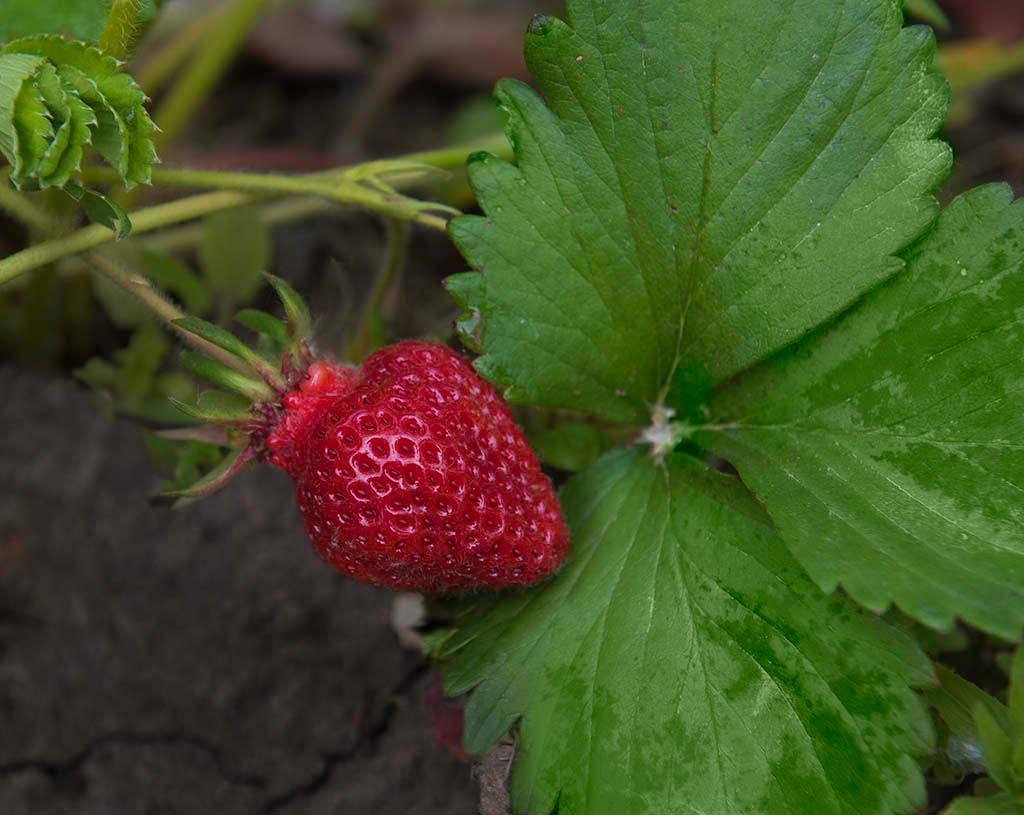
#> input picture computer-vision/red_images/strawberry.jpg, 1024 x 815 px
$ python basic_red_detection.py   (older library calls are emulated)
#> lines starting #> are read from the running program, lines starting #| are printed output that depends on the picture; after the words box and inside, x2 and y2 are one past the last pixel; in counts of white or black regions, pixels touching at a corner belong together
#> further down, image is the input picture: shape (815, 1024, 3); mean B, G, R 37.3, 79.6, 67.4
import cv2
import numpy as np

image_name = 'strawberry.jpg'

green = (0, 255, 0)


def overlay_mask(mask, image):
    #make the mask rgb
    rgb_mask = cv2.cvtColor(mask, cv2.COLOR_GRAY2RGB)

    img = cv2.addWeighted(rgb_mask, 0.5, image, 0.5, 0)
    return img


def find_biggest_contour(image):
    #get the contours
    image, contours, _ = cv2.findContours(image.copy(), cv2.RETR_LIST,
                                          cv2.CHAIN_APPROX_SIMPLE)

    #isolating the largest contour
    contour_sizes = [(cv2.contourArea(contour), contour)
                     for contour in contours]
    biggest_contour = max(contour_sizes, key=lambda x: x[0])[1]

    mask = np.zeros(image.shape, np.uint8)
    cv2.drawContours(mask, [biggest_contour], -1, 255, -1)

    return biggest_contour, mask


def find_obj(image):
    image = cv2.cvtColor(image, cv2.COLOR_BGR2RGB)

    #scale image
    max_dimension = max(image.shape)
#> max_dimension = 1024
    scale = 700 / max_dimension
#> scale = 0.684
    image = cv2.resize(image, None, fx=scale, fy=scale)
#> image: shape (557, 700, 3)

    #clean the image
    image_blur = cv2.GaussianBlur(image, (7, 7), 0)
    image_blur_hsv = cv2.cvtColor(image_blur, cv2.COLOR_RGB2HSV)
#> image_blur_hsv: shape (557, 700, 3); mean H, S, V 46.9, 138.8, 88.9

    #thresholding
    #color
    min_red1 = np.array([0, 100, 80])
    max_red1 = np.array([10, 256, 256])
    mask1 = cv2.inRange(image_blur_hsv, min_red1, max_red1)
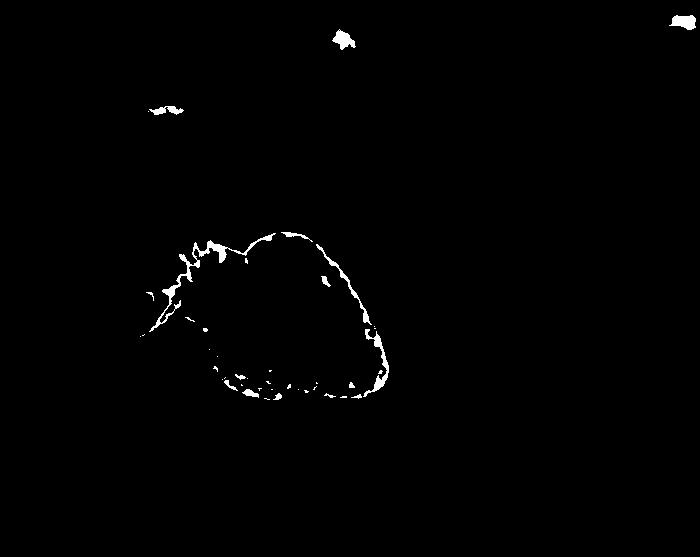
#> mask1: shape (557, 700); 0.75% white; 43 white regions (27 under 20 px), largest, box (x1, y1, x2, y2) and area: (149, 233, 276, 332) 922, (363, 329, 389, 397) 395, (316, 244, 372, 325) 307

    #brightness
    min_red2 = np.array([170, 100, 80])
    max_red2 = np.array([180, 256, 256])
    mask2 = cv2.inRange(image_blur_hsv, min_red2, max_red2)
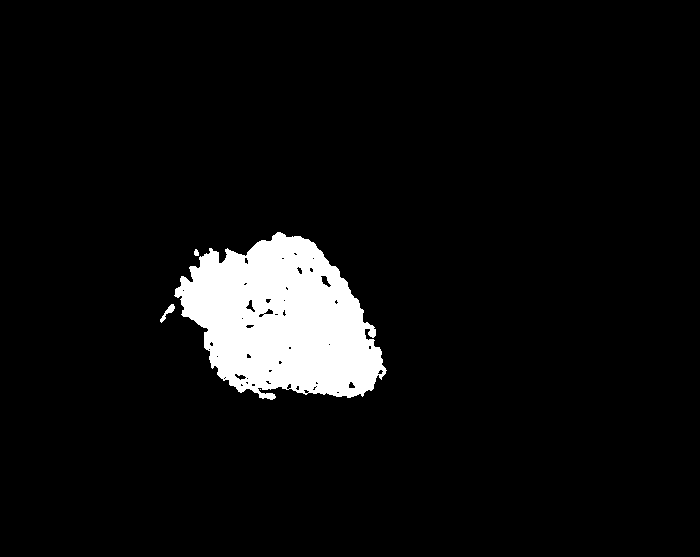
#> mask2: shape (557, 700); 6% white; 4 white regions (1 under 20 px), largest, box (x1, y1, x2, y2) and area: (174, 232, 387, 400) 23302, (160, 304, 175, 323) 91, (194, 249, 199, 256) 28

    #combine masks
    mask = mask1 + mask2
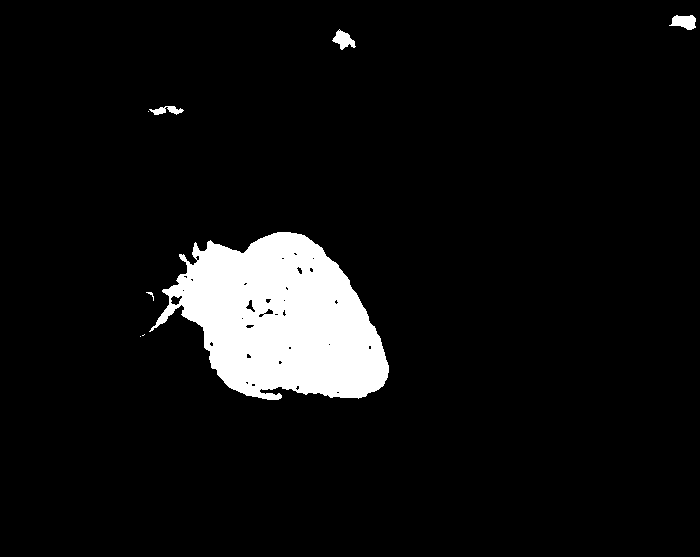
#> mask: shape (557, 700); 6.8% white; 8 white regions (3 under 20 px), largest, box (x1, y1, x2, y2) and area: (149, 232, 389, 400) 25621, (669, 15, 696, 30) 279, (332, 29, 356, 50) 258, (149, 106, 184, 115) 171, (146, 292, 154, 301) 21

    #segmentation - https://docs.opencv.org/trunk/d9/d61/tutorial_py_morphological_ops.html
    kernel = cv2.getStructuringElement(cv2.MORPH_ELLIPSE, (15, 15))
    # gets rid of small dots within an object
    mask_closed = cv2.morphologyEx(mask, cv2.MORPH_CLOSE, kernel)
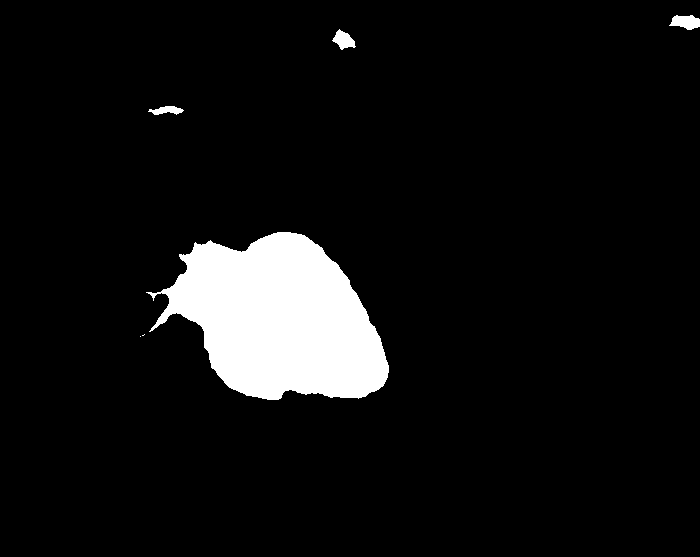
#> mask_closed: shape (557, 700); 7% white; 6 white regions (2 under 20 px), largest, box (x1, y1, x2, y2) and area: (146, 232, 389, 400) 26380, (669, 15, 700, 30) 324, (332, 29, 356, 50) 278, (148, 106, 184, 115) 198
    # gets rid of small dots outside of an object
    mask_clean = cv2.morphologyEx(mask_closed, cv2.MORPH_OPEN, kernel)
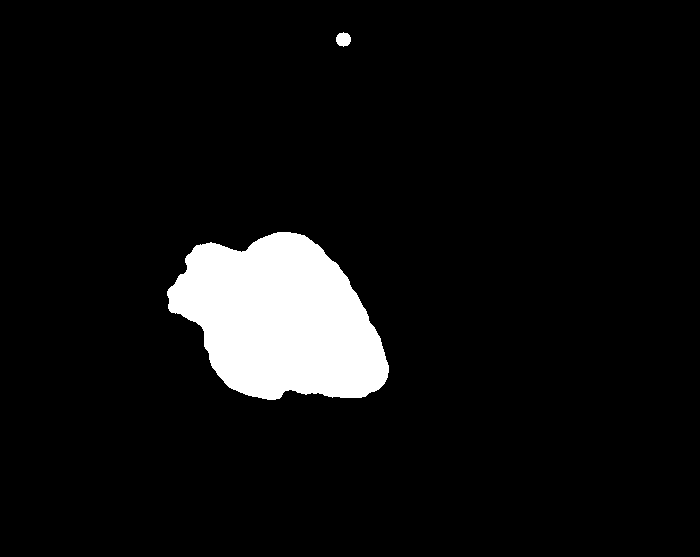
#> mask_clean: shape (557, 700); 6.7% white; 2 white regions

    #find the largest object
    big_obj_contour, mask_obj = find_biggest_contour(mask_clean)
#> in find_biggest_contour, `image, contours, _ = cv2.findContours(image.copy(), cv2.RETR_LIST, cv2..`: contours = 2 contours; box (x1, y1, x2, y2) and area: (167, 232, 389, 400) 25762, (336, 32, 351, 47) 148
#> in find_biggest_contour, `contour_sizes = [(cv2.contourArea(contour), contour) for contour in co..`: contour_sizes = 2 items
#> in find_biggest_contour, `biggest_contour = max(contour_sizes, key=lambda x: x[0])[1]`: biggest_contour = contour of 304 points, box (x1, y1, x2, y2) (167, 232, 389, 400), area 25762
#> in find_biggest_contour, `cv2.drawContours(mask, [biggest_contour], -1, 255, -1)`: mask: shape (557, 700); 6.7% white; 1 white region, box (x1, y1, x2, y2) and area: (167, 232, 389, 400) 26054
#> big_obj_contour has the same summary as biggest_contour in find_biggest_contour

    #check the size of the contour (guess 500 is too small)
    area = cv2.contourArea(big_obj_contour)
#> area = 25761.5
    if area < 500:
        return False, cv2.cvtColor(image, cv2.COLOR_RGB2BGR)

    #overlay the mask on the image
    overlay = overlay_mask(mask_clean, image)
#> in overlay_mask, `rgb_mask = cv2.cvtColor(mask, cv2.COLOR_GRAY2RGB)`: rgb_mask: shape (557, 700, 3); 6.7% white; 2 white regions, box (x1, y1, x2, y2) and area: (167, 232, 389, 400) 26054, (336, 32, 351, 47) 169
#> in overlay_mask, `img = cv2.addWeighted(rgb_mask, 0.5, image, 0.5, 0)`:
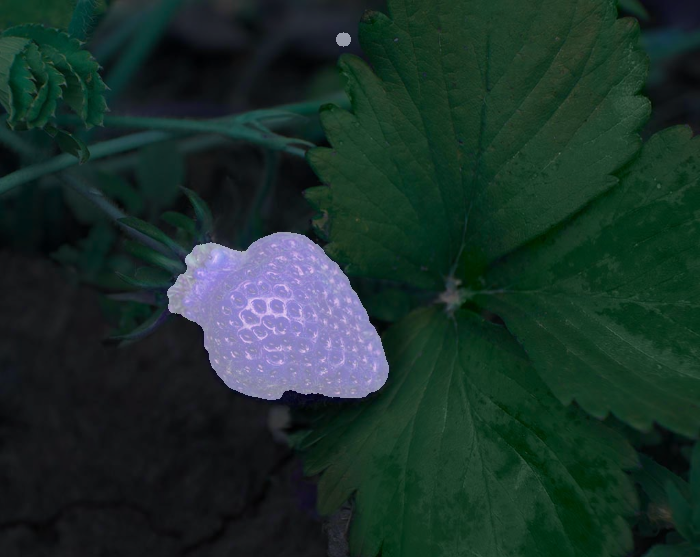
#> img: shape (557, 700, 3); mean B, G, R 42.2, 48.3, 27.1

    #circle the biggest one
    cv2.drawContours(overlay, big_obj_contour, -1, green, 5)
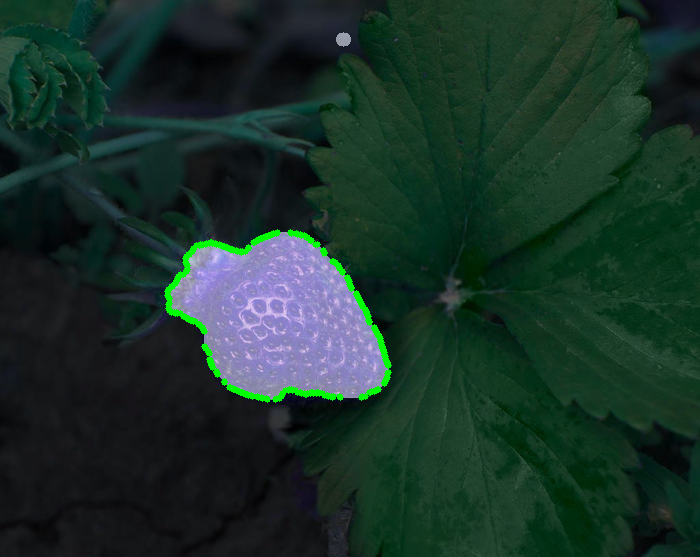
#> overlay: shape (557, 700, 3); 0.92% of pixels changed, all inside (x1, y1, x2, y2) = (164, 229, 392, 403)

    return True, cv2.cvtColor(overlay, cv2.COLOR_RGB2BGR)


image = cv2.imread('./red_images/' + image_name)
_, result_img = find_obj(image)
split_name = image_name.split(".")
cv2.imwrite('./red_images/' + split_name[0] + '_result.' + split_name[1],
            result_img)
